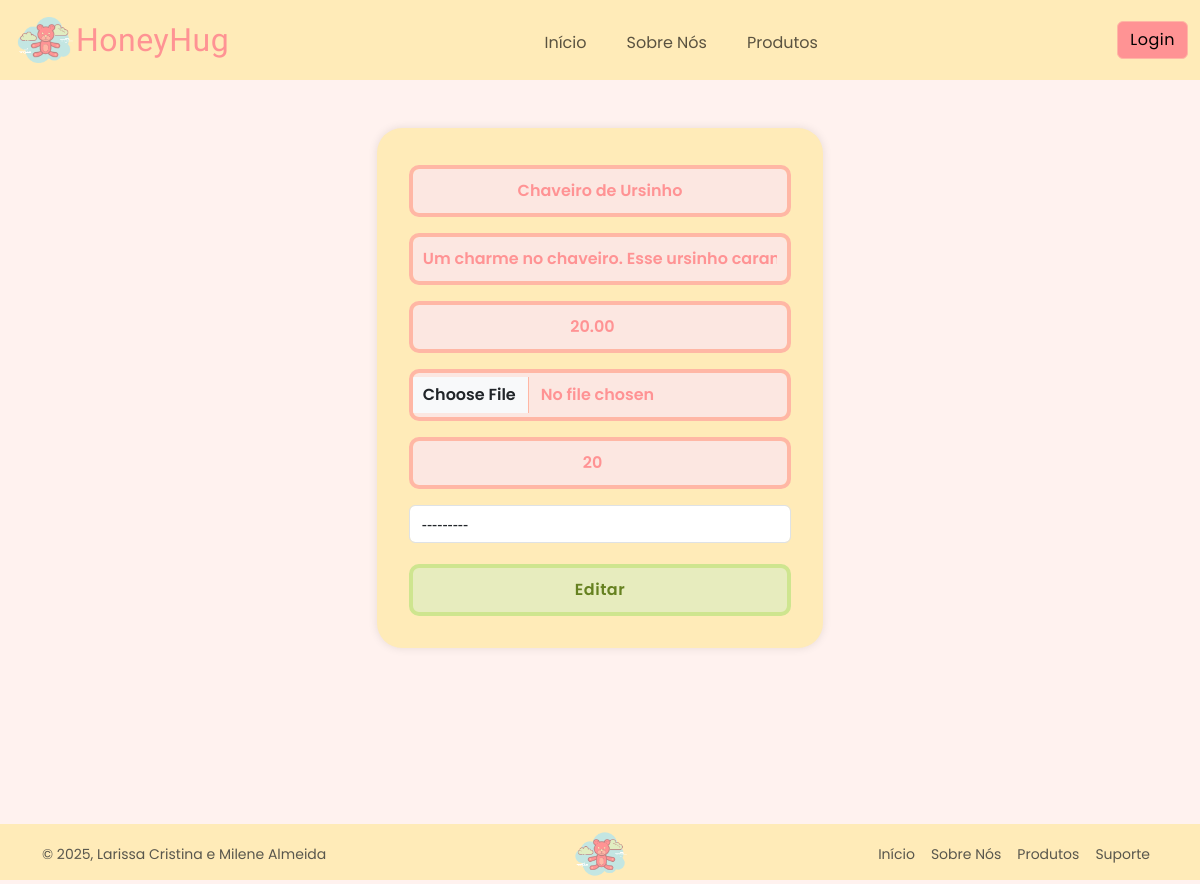
/editar-produto/2, run on an earlier commit of the app's database.
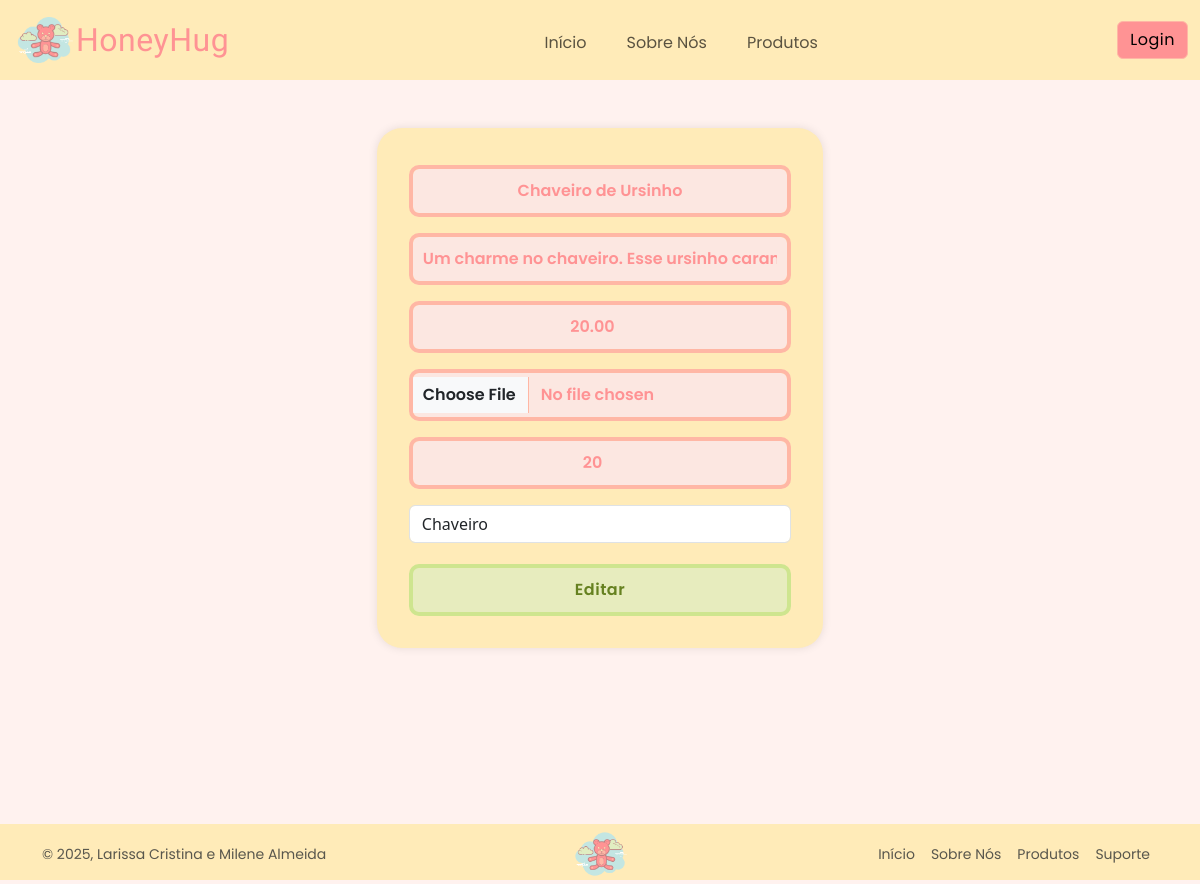
And on a later commit of the database.
### app/models.py (models this page shows)
class Produto(models.Model):
    nomeProduto = models.CharField(max_length = 200)
    descricaoProduto = models.TextField()
    precoProduto = models.DecimalField(max_digits=10, decimal_places=2)
    imagemProduto = models.ImageField(upload_to='imagens/')
    qtdeEstoque = models.IntegerField()
    categoria = models.ForeignKey(Categoria, on_delete=models.SET_NULL, null=True, blank=True)

### app/views.py (the view)
# urls.py: path('editar-produto/<int:id_produto>', views.editarProduto, name="editarProduto" ),
def editarProduto(request, id_produto):
    produto = Produto.objects.get(id=id_produto)
    formProd = formProduto(request.POST or None, instance=produto)
    if request.POST:
        if formProd.is_valid():
            formProd.save()
            return redirect("listarProdutos")
    return render(request, "editar-produto.html", {'form': formProd})

### app/forms.py
class formProduto(forms.ModelForm):
    class Meta:
        model = Produto
        fields = ('nomeProduto', 'descricaoProduto', 'precoProduto', 'imagemProduto', 'qtdeEstoque', 'categoria')
        widgets = {
            'nomeProduto' : forms.TextInput(attrs={'class': 'form-control mb-3', 'placeholder': 'nome do produto'}),
            'descricaoProduto': forms.TextInput(attrs={'class': 'form-control mb-3', 'placeholder': 'descrição' }),
            'precoProduto': forms.NumberInput(attrs={'class': 'form-control mb-3', 'placeholder': 'Preço'}),
            'imagemProduto': forms.FileInput(attrs={'class': 'form-control mb-3', 'placeholder': 'descrição' }),
            'qtdeEstoque': forms.NumberInput(attrs={'class': 'form-control mb-3', 'placeholder': 'Produto em estoque' }),
            'categoria': forms.Select(attrs={'class': 'form-control mb-3','placeholder': 'Categoria'}),
        }

### app/models.py (called while the page is built)
    def __str__(self):
        return f"{self.nome}"

### app/templates/editar-produto.html (shortened to what this page needs)
{% extends "template.html" %}
{% load static %}
{% block conteudo %}
<div class="container mt-5 d-flex align-items-center justify-content-center" >
    <form method="POST" id="ContainerLogin" enctype="multipart/form-data">
        <div class="form-group">
        {{ form.as_p }}
    </div>
        <input type="submit" value="Editar"  id="btnCadastrar">
    </form>
</div>
{% endblock %}

What changed in the data, as far as the page shows it:
changed Produto "Chaveiro de Ursinho": categoria "---------" → "Chaveiro"
